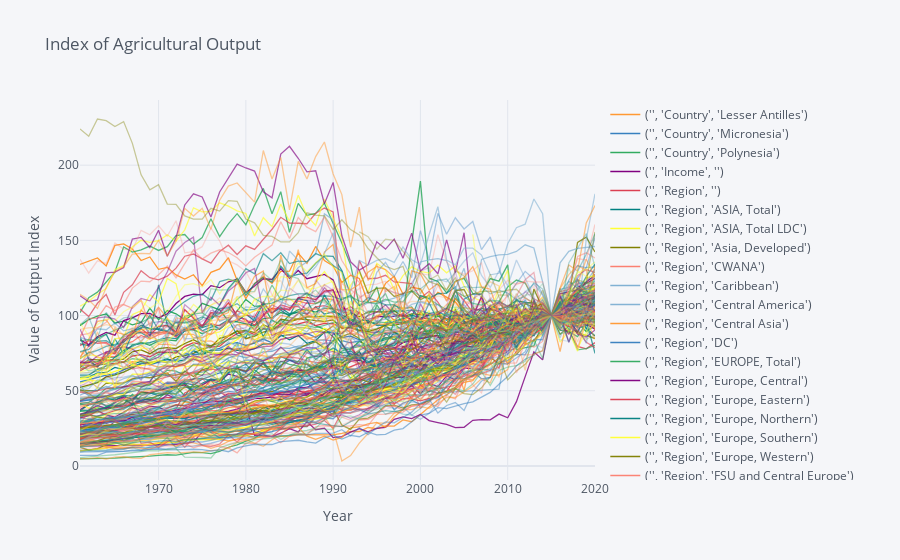

Source (notebook cell):
### Markdown cell above
Plot growth in output for all countries for 1961 on:

### Code cell
import cufflinks as cf
cf.go_offline()

df['Output'].unstack().T.iplot(title="Index of Agricultural Output",
                               yTitle='Value of Output Index',
                               xTitle='Year')
